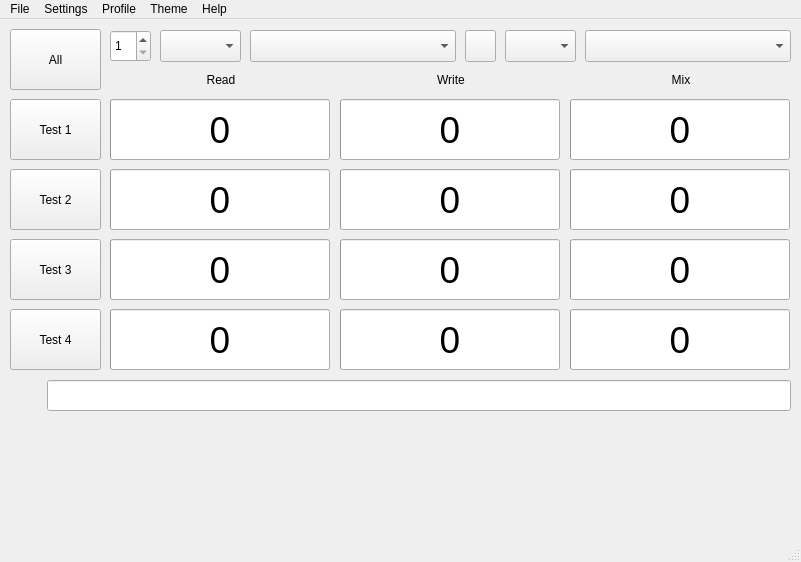
<?xml version="1.0" encoding="UTF-8"?>
<ui version="4.0">
 <class>MainWindow</class>
 <widget class="QMainWindow" name="MainWindow">
  <property name="geometry">
   <rect>
    <x>0</x>
    <y>0</y>
    <width>801</width>
    <height>562</height>
   </rect>
  </property>
  <property name="windowTitle">
   <string notr="true">KDiskMark</string>
  </property>
  <property name="locale">
   <locale language="English" country="UnitedStates"/>
  </property>
  <widget class="QWidget" name="centralwidget">
   <widget class="QPushButton" name="pushButton_All">
    <property name="geometry">
     <rect>
      <x>10</x>
      <y>10</y>
      <width>91</width>
      <height>61</height>
     </rect>
    </property>
    <property name="text">
     <string>All</string>
    </property>
   </widget>
   <widget class="QWidget" name="commentLayoutWidget">
    <property name="geometry">
     <rect>
      <x>10</x>
      <y>360</y>
      <width>781</width>
      <height>33</height>
     </rect>
    </property>
    <layout class="QHBoxLayout" name="commentLayout">
     <item>
      <widget class="QLabel" name="extraIcon">
       <property name="sizePolicy">
        <sizepolicy hsizetype="Preferred" vsizetype="Preferred">
         <horstretch>0</horstretch>
         <verstretch>0</verstretch>
        </sizepolicy>
       </property>
       <property name="minimumSize">
        <size>
         <width>31</width>
         <height>16</height>
        </size>
       </property>
       <property name="maximumSize">
        <size>
         <width>31</width>
         <height>16</height>
        </size>
       </property>
       <property name="text">
        <string/>
       </property>
       <property name="alignment">
        <set>Qt::AlignmentFlag::AlignCenter</set>
       </property>
      </widget>
     </item>
     <item>
      <widget class="QLineEdit" name="deviceModel">
       <property name="minimumSize">
        <size>
         <width>0</width>
         <height>31</height>
        </size>
       </property>
       <property name="font">
        <font>
         <pointsize>9</pointsize>
        </font>
       </property>
       <property name="text">
        <string notr="true"/>
       </property>
      </widget>
     </item>
    </layout>
   </widget>
   <widget class="QWidget" name="targetLayoutWidget">
    <property name="geometry">
     <rect>
      <x>110</x>
      <y>10</y>
      <width>681</width>
      <height>34</height>
     </rect>
    </property>
    <layout class="QHBoxLayout" name="targetLayout">
     <property name="spacing">
      <number>9</number>
     </property>
     <item>
      <widget class="QSpinBox" name="loopsCount">
       <property name="enabled">
        <bool>true</bool>
       </property>
       <property name="minimumSize">
        <size>
         <width>0</width>
         <height>32</height>
        </size>
       </property>
       <property name="maximumSize">
        <size>
         <width>41</width>
         <height>16777215</height>
        </size>
       </property>
       <property name="readOnly">
        <bool>false</bool>
       </property>
       <property name="accelerated">
        <bool>false</bool>
       </property>
       <property name="minimum">
        <number>1</number>
       </property>
       <property name="maximum">
        <number>9</number>
       </property>
      </widget>
     </item>
     <item>
      <widget class="QComboBox" name="comboBox_fileSize">
       <property name="enabled">
        <bool>true</bool>
       </property>
       <property name="minimumSize">
        <size>
         <width>0</width>
         <height>32</height>
        </size>
       </property>
       <property name="maximumSize">
        <size>
         <width>81</width>
         <height>16777215</height>
        </size>
       </property>
      </widget>
     </item>
     <item>
      <widget class="QComboBox" name="comboBox_Storages">
       <property name="enabled">
        <bool>true</bool>
       </property>
       <property name="minimumSize">
        <size>
         <width>0</width>
         <height>32</height>
        </size>
       </property>
       <property name="editable">
        <bool>false</bool>
       </property>
       <property name="currentText">
        <string notr="true"/>
       </property>
      </widget>
     </item>
     <item>
      <widget class="QPushButton" name="refreshStoragesButton">
       <property name="minimumSize">
        <size>
         <width>0</width>
         <height>32</height>
        </size>
       </property>
       <property name="maximumSize">
        <size>
         <width>31</width>
         <height>16777215</height>
        </size>
       </property>
       <property name="text">
        <string/>
       </property>
       <property name="icon">
        <iconset theme="view-refresh"/>
       </property>
      </widget>
     </item>
     <item>
      <widget class="QComboBox" name="comboBox_ComparisonUnit">
       <property name="enabled">
        <bool>true</bool>
       </property>
       <property name="minimumSize">
        <size>
         <width>0</width>
         <height>32</height>
        </size>
       </property>
       <property name="maximumSize">
        <size>
         <width>71</width>
         <height>16777215</height>
        </size>
       </property>
       <property name="currentText">
        <string/>
       </property>
       <property name="currentIndex">
        <number>-1</number>
       </property>
       <item>
        <property name="text">
         <string>MB/s</string>
        </property>
       </item>
       <item>
        <property name="text">
         <string>GB/s</string>
        </property>
       </item>
       <item>
        <property name="text">
         <string>IOPS</string>
        </property>
       </item>
       <item>
        <property name="text">
         <string>μs</string>
        </property>
       </item>
      </widget>
     </item>
     <item>
      <widget class="QComboBox" name="comboBox_MixRatio">
       <property name="minimumSize">
        <size>
         <width>0</width>
         <height>32</height>
        </size>
       </property>
      </widget>
     </item>
    </layout>
   </widget>
   <widget class="QStackedWidget" name="stackedWidget">
    <property name="geometry">
     <rect>
      <x>10</x>
      <y>10</y>
      <width>781</width>
      <height>341</height>
     </rect>
    </property>
    <property name="currentIndex">
     <number>0</number>
    </property>
    <widget class="QWidget" name="page">
     <widget class="QPushButton" name="pushButton_Test_1">
      <property name="geometry">
       <rect>
        <x>0</x>
        <y>70</y>
        <width>91</width>
        <height>61</height>
       </rect>
      </property>
      <property name="text">
       <string notr="true">Test 1</string>
      </property>
     </widget>
     <widget class="QPushButton" name="pushButton_Test_3">
      <property name="geometry">
       <rect>
        <x>0</x>
        <y>210</y>
        <width>91</width>
        <height>61</height>
       </rect>
      </property>
      <property name="text">
       <string notr="true">Test 3</string>
      </property>
     </widget>
     <widget class="QPushButton" name="pushButton_Test_4">
      <property name="geometry">
       <rect>
        <x>0</x>
        <y>280</y>
        <width>91</width>
        <height>61</height>
       </rect>
      </property>
      <property name="text">
       <string notr="true">Test 4</string>
      </property>
     </widget>
     <widget class="QPushButton" name="pushButton_Test_2">
      <property name="geometry">
       <rect>
        <x>0</x>
        <y>140</y>
        <width>91</width>
        <height>61</height>
       </rect>
      </property>
      <property name="text">
       <string notr="true">Test 2</string>
      </property>
     </widget>
     <widget class="QWidget" name="readWidget" native="true">
      <property name="geometry">
       <rect>
        <x>100</x>
        <y>38</y>
        <width>222</width>
        <height>303</height>
       </rect>
      </property>
      <layout class="QVBoxLayout" name="readLayout">
       <property name="spacing">
        <number>9</number>
       </property>
       <property name="leftMargin">
        <number>0</number>
       </property>
       <property name="topMargin">
        <number>2</number>
       </property>
       <property name="rightMargin">
        <number>0</number>
       </property>
       <property name="bottomMargin">
        <number>0</number>
       </property>
       <item>
        <widget class="QLabel" name="label_Read">
         <property name="minimumSize">
          <size>
           <width>0</width>
           <height>20</height>
          </size>
         </property>
         <property name="text">
          <string>Read</string>
         </property>
         <property name="alignment">
          <set>Qt::AlignmentFlag::AlignCenter</set>
         </property>
        </widget>
       </item>
       <item>
        <widget class="QProgressBar" name="readBar_1">
         <property name="minimumSize">
          <size>
           <width>220</width>
           <height>61</height>
          </size>
         </property>
         <property name="maximumSize">
          <size>
           <width>220</width>
           <height>16777215</height>
          </size>
         </property>
         <property name="font">
          <font>
           <pointsize>28</pointsize>
          </font>
         </property>
         <property name="styleSheet">
          <string notr="true"/>
         </property>
         <property name="maximum">
          <number>100</number>
         </property>
         <property name="value">
          <number>0</number>
         </property>
         <property name="format">
          <string notr="true">%v</string>
         </property>
        </widget>
       </item>
       <item>
        <widget class="QProgressBar" name="readBar_2">
         <property name="minimumSize">
          <size>
           <width>220</width>
           <height>61</height>
          </size>
         </property>
         <property name="maximumSize">
          <size>
           <width>220</width>
           <height>16777215</height>
          </size>
         </property>
         <property name="font">
          <font>
           <pointsize>28</pointsize>
          </font>
         </property>
         <property name="styleSheet">
          <string notr="true"/>
         </property>
         <property name="maximum">
          <number>100</number>
         </property>
         <property name="value">
          <number>0</number>
         </property>
         <property name="format">
          <string notr="true">%v</string>
         </property>
        </widget>
       </item>
       <item>
        <widget class="QProgressBar" name="readBar_3">
         <property name="minimumSize">
          <size>
           <width>220</width>
           <height>61</height>
          </size>
         </property>
         <property name="maximumSize">
          <size>
           <width>220</width>
           <height>16777215</height>
          </size>
         </property>
         <property name="font">
          <font>
           <pointsize>28</pointsize>
          </font>
         </property>
         <property name="maximum">
          <number>100</number>
         </property>
         <property name="value">
          <number>0</number>
         </property>
         <property name="format">
          <string notr="true">%v</string>
         </property>
        </widget>
       </item>
       <item>
        <widget class="QProgressBar" name="readBar_4">
         <property name="minimumSize">
          <size>
           <width>220</width>
           <height>61</height>
          </size>
         </property>
         <property name="maximumSize">
          <size>
           <width>220</width>
           <height>16777215</height>
          </size>
         </property>
         <property name="font">
          <font>
           <pointsize>28</pointsize>
          </font>
         </property>
         <property name="maximum">
          <number>100</number>
         </property>
         <property name="value">
          <number>0</number>
         </property>
         <property name="format">
          <string notr="true">%v</string>
         </property>
        </widget>
       </item>
      </layout>
     </widget>
     <widget class="QWidget" name="writeWidget" native="true">
      <property name="geometry">
       <rect>
        <x>330</x>
        <y>38</y>
        <width>222</width>
        <height>303</height>
       </rect>
      </property>
      <layout class="QVBoxLayout" name="writeLayout">
       <property name="spacing">
        <number>9</number>
       </property>
       <property name="leftMargin">
        <number>0</number>
       </property>
       <property name="topMargin">
        <number>2</number>
       </property>
       <property name="rightMargin">
        <number>0</number>
       </property>
       <property name="bottomMargin">
        <number>0</number>
       </property>
       <item>
        <widget class="QLabel" name="label_Write">
         <property name="minimumSize">
          <size>
           <width>0</width>
           <height>20</height>
          </size>
         </property>
         <property name="text">
          <string>Write</string>
         </property>
         <property name="alignment">
          <set>Qt::AlignmentFlag::AlignCenter</set>
         </property>
        </widget>
       </item>
       <item>
        <widget class="QProgressBar" name="writeBar_1">
         <property name="minimumSize">
          <size>
           <width>220</width>
           <height>61</height>
          </size>
         </property>
         <property name="maximumSize">
          <size>
           <width>220</width>
           <height>16777215</height>
          </size>
         </property>
         <property name="font">
          <font>
           <pointsize>28</pointsize>
          </font>
         </property>
         <property name="maximum">
          <number>100</number>
         </property>
         <property name="value">
          <number>0</number>
         </property>
         <property name="format">
          <string notr="true">%v</string>
         </property>
        </widget>
       </item>
       <item>
        <widget class="QProgressBar" name="writeBar_2">
         <property name="minimumSize">
          <size>
           <width>220</width>
           <height>61</height>
          </size>
         </property>
         <property name="maximumSize">
          <size>
           <width>220</width>
           <height>16777215</height>
          </size>
         </property>
         <property name="font">
          <font>
           <pointsize>28</pointsize>
          </font>
         </property>
         <property name="styleSheet">
          <string notr="true"/>
         </property>
         <property name="maximum">
          <number>100</number>
         </property>
         <property name="value">
          <number>0</number>
         </property>
         <property name="format">
          <string notr="true">%v</string>
         </property>
        </widget>
       </item>
       <item>
        <widget class="QProgressBar" name="writeBar_3">
         <property name="minimumSize">
          <size>
           <width>220</width>
           <height>61</height>
          </size>
         </property>
         <property name="maximumSize">
          <size>
           <width>220</width>
           <height>16777215</height>
          </size>
         </property>
         <property name="font">
          <font>
           <pointsize>28</pointsize>
          </font>
         </property>
         <property name="maximum">
          <number>100</number>
         </property>
         <property name="value">
          <number>0</number>
         </property>
         <property name="format">
          <string notr="true">%v</string>
         </property>
        </widget>
       </item>
       <item>
        <widget class="QProgressBar" name="writeBar_4">
         <property name="minimumSize">
          <size>
           <width>220</width>
           <height>61</height>
          </size>
         </property>
         <property name="maximumSize">
          <size>
           <width>220</width>
           <height>16777215</height>
          </size>
         </property>
         <property name="font">
          <font>
           <pointsize>28</pointsize>
          </font>
         </property>
         <property name="maximum">
          <number>100</number>
         </property>
         <property name="value">
          <number>0</number>
         </property>
         <property name="format">
          <string notr="true">%v</string>
         </property>
        </widget>
       </item>
      </layout>
     </widget>
     <widget class="QWidget" name="mixWidget" native="true">
      <property name="geometry">
       <rect>
        <x>560</x>
        <y>38</y>
        <width>222</width>
        <height>303</height>
       </rect>
      </property>
      <layout class="QVBoxLayout" name="mixLayout">
       <property name="spacing">
        <number>9</number>
       </property>
       <property name="leftMargin">
        <number>0</number>
       </property>
       <property name="topMargin">
        <number>2</number>
       </property>
       <property name="rightMargin">
        <number>0</number>
       </property>
       <property name="bottomMargin">
        <number>0</number>
       </property>
       <item>
        <widget class="QLabel" name="label_Mix">
         <property name="minimumSize">
          <size>
           <width>0</width>
           <height>20</height>
          </size>
         </property>
         <property name="text">
          <string>Mix</string>
         </property>
         <property name="alignment">
          <set>Qt::AlignmentFlag::AlignCenter</set>
         </property>
        </widget>
       </item>
       <item>
        <widget class="QProgressBar" name="mixBar_1">
         <property name="minimumSize">
          <size>
           <width>220</width>
           <height>61</height>
          </size>
         </property>
         <property name="maximumSize">
          <size>
           <width>220</width>
           <height>16777215</height>
          </size>
         </property>
         <property name="font">
          <font>
           <pointsize>28</pointsize>
          </font>
         </property>
         <property name="maximum">
          <number>100</number>
         </property>
         <property name="value">
          <number>0</number>
         </property>
         <property name="format">
          <string notr="true">%v</string>
         </property>
        </widget>
       </item>
       <item>
        <widget class="QProgressBar" name="mixBar_2">
         <property name="minimumSize">
          <size>
           <width>220</width>
           <height>61</height>
          </size>
         </property>
         <property name="maximumSize">
          <size>
           <width>220</width>
           <height>16777215</height>
          </size>
         </property>
         <property name="font">
          <font>
           <pointsize>28</pointsize>
          </font>
         </property>
         <property name="maximum">
          <number>100</number>
         </property>
         <property name="value">
          <number>0</number>
         </property>
         <property name="format">
          <string notr="true">%v</string>
         </property>
        </widget>
       </item>
       <item>
        <widget class="QProgressBar" name="mixBar_3">
         <property name="minimumSize">
          <size>
           <width>220</width>
           <height>61</height>
          </size>
         </property>
         <property name="maximumSize">
          <size>
           <width>220</width>
           <height>16777215</height>
          </size>
         </property>
         <property name="font">
          <font>
           <pointsize>28</pointsize>
          </font>
         </property>
         <property name="maximum">
          <number>100</number>
         </property>
         <property name="value">
          <number>0</number>
         </property>
         <property name="format">
          <string notr="true">%v</string>
         </property>
        </widget>
       </item>
       <item>
        <widget class="QProgressBar" name="mixBar_4">
         <property name="minimumSize">
          <size>
           <width>220</width>
           <height>61</height>
          </size>
         </property>
         <property name="maximumSize">
          <size>
           <width>220</width>
           <height>16777215</height>
          </size>
         </property>
         <property name="font">
          <font>
           <pointsize>28</pointsize>
          </font>
         </property>
         <property name="maximum">
          <number>100</number>
         </property>
         <property name="value">
          <number>0</number>
         </property>
         <property name="format">
          <string notr="true">%v</string>
         </property>
        </widget>
       </item>
      </layout>
     </widget>
    </widget>
    <widget class="QWidget" name="page_2">
     <widget class="QLabel" name="label_Demo">
      <property name="geometry">
       <rect>
        <x>0</x>
        <y>40</y>
        <width>551</width>
        <height>21</height>
       </rect>
      </property>
      <property name="minimumSize">
       <size>
        <width>0</width>
        <height>20</height>
       </size>
      </property>
      <property name="text">
       <string notr="true">Test 1</string>
      </property>
      <property name="alignment">
       <set>Qt::AlignmentFlag::AlignCenter</set>
      </property>
     </widget>
     <widget class="QProgressBar" name="readBar_Demo">
      <property name="geometry">
       <rect>
        <x>0</x>
        <y>70</y>
        <width>271</width>
        <height>271</height>
       </rect>
      </property>
      <property name="minimumSize">
       <size>
        <width>271</width>
        <height>61</height>
       </size>
      </property>
      <property name="maximumSize">
       <size>
        <width>16777215</width>
        <height>16777215</height>
       </size>
      </property>
      <property name="font">
       <font>
        <pointsize>28</pointsize>
       </font>
      </property>
      <property name="maximum">
       <number>100</number>
      </property>
      <property name="value">
       <number>0</number>
      </property>
      <property name="format">
       <string notr="true">%v</string>
      </property>
      <property name="Demo" stdset="0">
       <bool>true</bool>
      </property>
     </widget>
     <widget class="QProgressBar" name="writeBar_Demo">
      <property name="geometry">
       <rect>
        <x>279</x>
        <y>70</y>
        <width>271</width>
        <height>271</height>
       </rect>
      </property>
      <property name="minimumSize">
       <size>
        <width>271</width>
        <height>61</height>
       </size>
      </property>
      <property name="maximumSize">
       <size>
        <width>16777215</width>
        <height>16777215</height>
       </size>
      </property>
      <property name="font">
       <font>
        <pointsize>28</pointsize>
       </font>
      </property>
      <property name="maximum">
       <number>100</number>
      </property>
      <property name="value">
       <number>0</number>
      </property>
      <property name="format">
       <string notr="true">%v</string>
      </property>
      <property name="Demo" stdset="0">
       <bool>true</bool>
      </property>
     </widget>
     <widget class="QLabel" name="label_Read_2">
      <property name="geometry">
       <rect>
        <x>10</x>
        <y>80</y>
        <width>251</width>
        <height>21</height>
       </rect>
      </property>
      <property name="minimumSize">
       <size>
        <width>0</width>
        <height>20</height>
       </size>
      </property>
      <property name="text">
       <string>Read</string>
      </property>
     </widget>
     <widget class="QLabel" name="label_Write_2">
      <property name="geometry">
       <rect>
        <x>290</x>
        <y>80</y>
        <width>251</width>
        <height>21</height>
       </rect>
      </property>
      <property name="minimumSize">
       <size>
        <width>0</width>
        <height>20</height>
       </size>
      </property>
      <property name="text">
       <string>Write</string>
      </property>
     </widget>
     <widget class="QLabel" name="label_Unit_Write_Demo">
      <property name="geometry">
       <rect>
        <x>290</x>
        <y>310</y>
        <width>251</width>
        <height>21</height>
       </rect>
      </property>
      <property name="minimumSize">
       <size>
        <width>0</width>
        <height>20</height>
       </size>
      </property>
      <property name="text">
       <string notr="true">Write Unit</string>
      </property>
      <property name="alignment">
       <set>Qt::AlignmentFlag::AlignRight|Qt::AlignmentFlag::AlignTrailing|Qt::AlignmentFlag::AlignVCenter</set>
      </property>
     </widget>
     <widget class="QLabel" name="label_Unit_Read_Demo">
      <property name="geometry">
       <rect>
        <x>10</x>
        <y>310</y>
        <width>251</width>
        <height>21</height>
       </rect>
      </property>
      <property name="minimumSize">
       <size>
        <width>0</width>
        <height>20</height>
       </size>
      </property>
      <property name="text">
       <string notr="true">Read Unit</string>
      </property>
      <property name="alignment">
       <set>Qt::AlignmentFlag::AlignRight|Qt::AlignmentFlag::AlignTrailing|Qt::AlignmentFlag::AlignVCenter</set>
      </property>
     </widget>
    </widget>
   </widget>
   <zorder>stackedWidget</zorder>
   <zorder>pushButton_All</zorder>
   <zorder>commentLayoutWidget</zorder>
   <zorder>targetLayoutWidget</zorder>
  </widget>
  <widget class="QMenuBar" name="menubar">
   <property name="geometry">
    <rect>
     <x>0</x>
     <y>0</y>
     <width>801</width>
     <height>23</height>
    </rect>
   </property>
   <widget class="QMenu" name="menuFile">
    <property name="title">
     <string>File</string>
    </property>
    <addaction name="actionCopy"/>
    <addaction name="actionSave"/>
    <addaction name="actionExit"/>
   </widget>
   <widget class="QMenu" name="menuSettings">
    <property name="title">
     <string>Settings</string>
    </property>
    <widget class="QMenu" name="menuTest_Data">
     <property name="title">
      <string>Test Data</string>
     </property>
     <addaction name="actionTestData_Random"/>
     <addaction name="actionTestData_Zeros"/>
     <addaction name="separator"/>
     <addaction name="actionTestData_Continuous"/>
    </widget>
    <addaction name="menuTest_Data"/>
    <addaction name="separator"/>
    <addaction name="actionPreset_Standard"/>
    <addaction name="actionPreset_NVMe_SSD"/>
    <addaction name="separator"/>
    <addaction name="actionQueues_Threads"/>
    <addaction name="separator"/>
    <addaction name="actionUse_O_DIRECT"/>
    <addaction name="actionFlush_Pagecache"/>
    <addaction name="actionCoW_detection"/>
   </widget>
   <widget class="QMenu" name="menuProfile">
    <property name="title">
     <string>Profile</string>
    </property>
    <addaction name="actionDefault"/>
    <addaction name="actionPeak_Performance"/>
    <addaction name="actionReal_World_Performance"/>
    <addaction name="actionDemo"/>
    <addaction name="actionDefault_Mix"/>
    <addaction name="actionPeak_Performance_Mix"/>
    <addaction name="actionReal_World_Performance_Mix"/>
    <addaction name="separator"/>
    <addaction name="actionRead_Write_Mix"/>
    <addaction name="actionRead_Mix"/>
    <addaction name="actionWrite_Mix"/>
   </widget>
   <widget class="QMenu" name="menuHelp">
    <property name="title">
     <string>Help</string>
    </property>
    <widget class="QMenu" name="menuLanguage">
     <property name="title">
      <string>Language</string>
     </property>
    </widget>
    <addaction name="actionAbout"/>
    <addaction name="menuLanguage"/>
   </widget>
   <widget class="QMenu" name="menuTheme">
    <property name="title">
     <string>Theme</string>
    </property>
    <addaction name="actionTheme_Use_Fusion"/>
    <addaction name="actionTheme_Stylesheet_Light"/>
    <addaction name="actionTheme_Stylesheet_Dark"/>
    <addaction name="actionTheme_Do_not_apply"/>
   </widget>
   <addaction name="menuFile"/>
   <addaction name="menuSettings"/>
   <addaction name="menuProfile"/>
   <addaction name="menuTheme"/>
   <addaction name="menuHelp"/>
  </widget>
  <widget class="QStatusBar" name="statusbar"/>
  <action name="actionAbout">
   <property name="text">
    <string>About KDiskMark</string>
   </property>
  </action>
  <action name="actionQueues_Threads">
   <property name="text">
    <string>Queues &amp;&amp; Threads</string>
   </property>
  </action>
  <action name="actionCopy">
   <property name="text">
    <string>Copy</string>
   </property>
  </action>
  <action name="actionSave">
   <property name="text">
    <string>Save</string>
   </property>
  </action>
  <action name="actionExit">
   <property name="text">
    <string>Exit</string>
   </property>
  </action>
  <action name="actionDefault">
   <property name="checkable">
    <bool>true</bool>
   </property>
   <property name="checked">
    <bool>true</bool>
   </property>
   <property name="text">
    <string>Default</string>
   </property>
  </action>
  <action name="actionPeak_Performance">
   <property name="checkable">
    <bool>true</bool>
   </property>
   <property name="text">
    <string>Peak Performance</string>
   </property>
  </action>
  <action name="actionReal_World_Performance">
   <property name="checkable">
    <bool>true</bool>
   </property>
   <property name="text">
    <string>Real World Performance</string>
   </property>
  </action>
  <action name="actionDefault_Mix">
   <property name="checkable">
    <bool>true</bool>
   </property>
   <property name="text">
    <string>Default [+Mix]</string>
   </property>
  </action>
  <action name="actionPeak_Performance_Mix">
   <property name="checkable">
    <bool>true</bool>
   </property>
   <property name="text">
    <string>Peak Performance [+Mix]</string>
   </property>
  </action>
  <action name="actionReal_World_Performance_Mix">
   <property name="checkable">
    <bool>true</bool>
   </property>
   <property name="text">
    <string>Real World Performance [+Mix]</string>
   </property>
  </action>
  <action name="actionFlush_Pagecache">
   <property name="checkable">
    <bool>true</bool>
   </property>
   <property name="checked">
    <bool>true</bool>
   </property>
   <property name="text">
    <string>Flush Pagecache</string>
   </property>
  </action>
  <action name="actionDemo">
   <property name="checkable">
    <bool>true</bool>
   </property>
   <property name="text">
    <string>Demo</string>
   </property>
  </action>
  <action name="actionRead_Write_Mix">
   <property name="checkable">
    <bool>true</bool>
   </property>
   <property name="checked">
    <bool>true</bool>
   </property>
   <property name="text">
    <string>Read and Write [+Mix]</string>
   </property>
  </action>
  <action name="actionRead_Mix">
   <property name="checkable">
    <bool>true</bool>
   </property>
   <property name="text">
    <string>Read [+Mix]</string>
   </property>
  </action>
  <action name="actionWrite_Mix">
   <property name="checkable">
    <bool>true</bool>
   </property>
   <property name="text">
    <string>Write [+Mix]</string>
   </property>
  </action>
  <action name="actionTestData_Random">
   <property name="checkable">
    <bool>true</bool>
   </property>
   <property name="checked">
    <bool>true</bool>
   </property>
   <property name="text">
    <string>Random</string>
   </property>
  </action>
  <action name="actionTestData_Zeros">
   <property name="checkable">
    <bool>true</bool>
   </property>
   <property name="text">
    <string>Fill with zeros</string>
   </property>
  </action>
  <action name="actionPreset_Standard">
   <property name="checkable">
    <bool>true</bool>
   </property>
   <property name="checked">
    <bool>true</bool>
   </property>
   <property name="text">
    <string>Standard Preset</string>
   </property>
  </action>
  <action name="actionPreset_NVMe_SSD">
   <property name="checkable">
    <bool>true</bool>
   </property>
   <property name="text">
    <string>NVMe SSD</string>
   </property>
  </action>
  <action name="actionTheme_Use_Fusion">
   <property name="checkable">
    <bool>true</bool>
   </property>
   <property name="checked">
    <bool>true</bool>
   </property>
   <property name="text">
    <string>Use Fusion</string>
   </property>
  </action>
  <action name="actionTheme_Stylesheet_Light">
   <property name="checkable">
    <bool>true</bool>
   </property>
   <property name="text">
    <string>Stylesheet Light</string>
   </property>
  </action>
  <action name="actionTheme_Stylesheet_Dark">
   <property name="checkable">
    <bool>true</bool>
   </property>
   <property name="text">
    <string>Stylesheet Dark</string>
   </property>
  </action>
  <action name="actionTheme_Do_not_apply">
   <property name="checkable">
    <bool>true</bool>
   </property>
   <property name="text">
    <string>Do not apply</string>
   </property>
  </action>
  <action name="actionUse_O_DIRECT">
   <property name="checkable">
    <bool>true</bool>
   </property>
   <property name="checked">
    <bool>true</bool>
   </property>
   <property name="text">
    <string>Use O_DIRECT</string>
   </property>
  </action>
  <action name="actionCoW_detection">
   <property name="checkable">
    <bool>true</bool>
   </property>
   <property name="checked">
    <bool>true</bool>
   </property>
   <property name="text">
    <string>CoW detection</string>
   </property>
  </action>
  <action name="actionTestData_Continuous">
   <property name="checkable">
    <bool>true</bool>
   </property>
   <property name="text">
    <string>Continuous generation</string>
   </property>
  </action>
 </widget>
 <tabstops>
  <tabstop>pushButton_All</tabstop>
  <tabstop>pushButton_Test_1</tabstop>
  <tabstop>pushButton_Test_2</tabstop>
  <tabstop>pushButton_Test_3</tabstop>
  <tabstop>pushButton_Test_4</tabstop>
  <tabstop>loopsCount</tabstop>
  <tabstop>comboBox_fileSize</tabstop>
  <tabstop>comboBox_Storages</tabstop>
  <tabstop>refreshStoragesButton</tabstop>
  <tabstop>comboBox_ComparisonUnit</tabstop>
  <tabstop>comboBox_MixRatio</tabstop>
  <tabstop>deviceModel</tabstop>
 </tabstops>
 <resources/>
 <connections>
  <connection>
   <sender>actionExit</sender>
   <signal>triggered()</signal>
   <receiver>MainWindow</receiver>
   <slot>close()</slot>
   <hints>
    <hint type="sourcelabel">
     <x>-1</x>
     <y>-1</y>
    </hint>
    <hint type="destinationlabel">
     <x>287</x>
     <y>219</y>
    </hint>
   </hints>
  </connection>
 </connections>
</ui>
